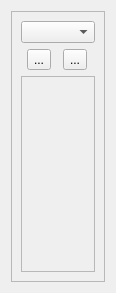
<?xml version="1.0" encoding="UTF-8"?>
<ui version="4.0">
 <class>SelectGenomeWidget</class>
 <widget class="QWidget" name="SelectGenomeWidget">
  <property name="geometry">
   <rect>
    <x>0</x>
    <y>0</y>
    <width>116</width>
    <height>293</height>
   </rect>
  </property>
  <property name="windowTitle">
   <string>Genome</string>
  </property>
  <layout class="QGridLayout" name="gridLayout_2">
   <item row="0" column="0">
    <widget class="QFrame" name="outerFrame">
     <property name="frameShape">
      <enum>QFrame::StyledPanel</enum>
     </property>
     <property name="frameShadow">
      <enum>QFrame::Sunken</enum>
     </property>
     <layout class="QGridLayout" name="gridLayout">
      <item row="0" column="0">
       <widget class="QComboBox" name="m_genomeSelector">
        <property name="toolTip">
         <string>genome</string>
        </property>
       </widget>
      </item>
      <item row="1" column="0">
       <widget class="QFrame" name="frame">
        <property name="frameShape">
         <enum>QFrame::NoFrame</enum>
        </property>
        <property name="frameShadow">
         <enum>QFrame::Plain</enum>
        </property>
        <layout class="QHBoxLayout" name="horizontalLayout_2">
         <property name="margin">
          <number>0</number>
         </property>
         <item>
          <widget class="QToolButton" name="m_addButton">
           <property name="text">
            <string>...</string>
           </property>
           <property name="icon">
            <iconset resource="../qosmic.qrc">
             <normaloff>:/icons/silk/bullet_add.xpm</normaloff>:/icons/silk/bullet_add.xpm</iconset>
           </property>
           <property name="iconSize">
            <size>
             <width>16</width>
             <height>16</height>
            </size>
           </property>
          </widget>
         </item>
         <item>
          <widget class="QToolButton" name="m_deleteButton">
           <property name="text">
            <string>...</string>
           </property>
           <property name="icon">
            <iconset resource="../qosmic.qrc">
             <normaloff>:/icons/silk/bullet_delete.xpm</normaloff>:/icons/silk/bullet_delete.xpm</iconset>
           </property>
           <property name="iconSize">
            <size>
             <width>16</width>
             <height>16</height>
            </size>
           </property>
          </widget>
         </item>
        </layout>
       </widget>
      </item>
      <item row="2" column="0">
       <widget class="QScrollArea" name="scrollArea">
        <property name="horizontalScrollBarPolicy">
         <enum>Qt::ScrollBarAlwaysOff</enum>
        </property>
        <property name="widgetResizable">
         <bool>true</bool>
        </property>
        <property name="alignment">
         <set>Qt::AlignHCenter|Qt::AlignTop</set>
        </property>
        <widget class="QWidget" name="scrollAreaWidgetContents">
         <layout class="QVBoxLayout" name="verticalLayout_2">
          <property name="margin">
           <number>0</number>
          </property>
          <item>
           <widget class="QFrame" name="m_buttonFrame">
            <property name="autoFillBackground">
             <bool>true</bool>
            </property>
           </widget>
          </item>
         </layout>
        </widget>
       </widget>
      </item>
     </layout>
    </widget>
   </item>
  </layout>
 </widget>
 <resources>
  <include location="../qosmic.qrc"/>
 </resources>
 <connections/>
</ui>
